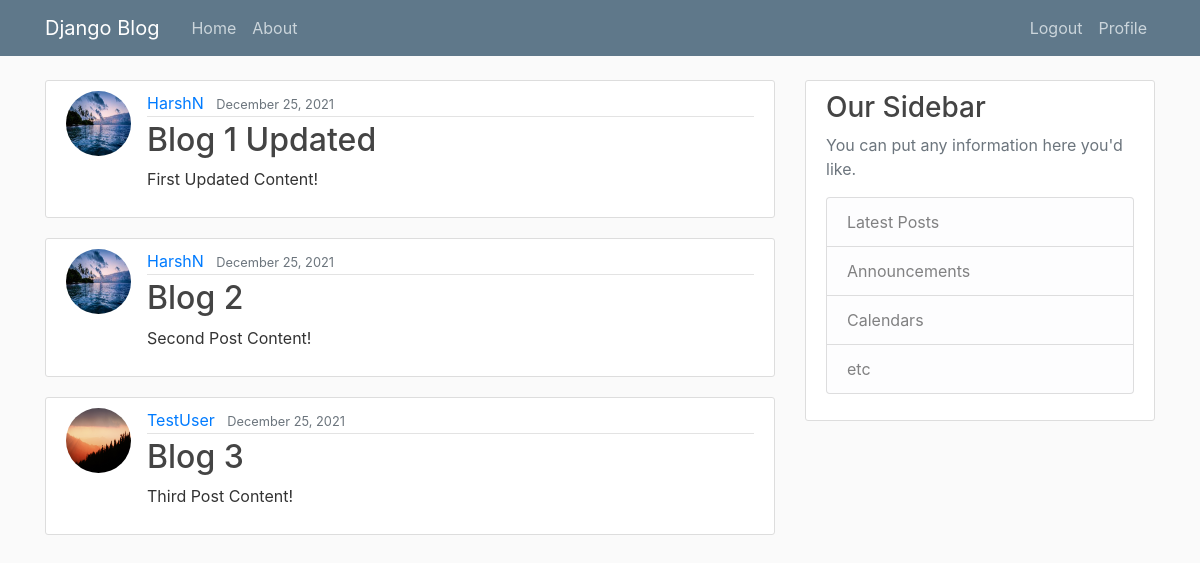
The app's page / (signed in) with its own data.
### blog/models.py (models this page shows, shortened)
class Post(models.Model):
    title = models.CharField(max_length=100)
    content = models.TextField()
    date_posted = models.DateTimeField(default=timezone.now)
    author = models.ForeignKey(User, on_delete=models.CASCADE) # If user is deleted, then delete the post as well - but NOT vice versa

### users/models.py (models this page shows, shortened)
class Profile(models.Model):
    user = models.OneToOneField(User, on_delete=models.CASCADE)
    image = models.ImageField(default='default.jpg', upload_to='profile_pics')

### blog/views.py (the view)
# urls.py: path('', views.home, name='blog-home'),
def home(request):
    context = {
        'posts': Post.objects.all()
    }
    return render(request, 'blog/home.html', context)

### blog/templates/blog/home.html
{% extends "blog/base.html" %}
{% block content %}
    {% for post in posts %}
    <article class="media content-section">
        <img class="rounded-circle article-img" src="{{ post.author.profile.image.url }}">
        <div class="media-body">
          <div class="article-metadata">
            <a class="mr-2" href="#">{{ post.author }}</a>
            <small class="text-muted">{{ post.date_posted|date:'F d, Y' }}</small>
          </div>
          <h2><a class="article-title" href="#">{{ post.title }}</a></h2>
          <p class="article-content">{{ post.content }}</p>
        </div>
      </article>
    {% endfor %}
{% endblock content %}

### blog/static/blog/main.css (style rules this page uses)
body { background: #fafafa; color: #333333; margin-top: 5rem; }
h1, h2, h3, h4, h5, h6 { color: #444444; }
.content-section { background: #ffffff; padding: 10px 20px; border: 1px solid #dddddd; border-radius: 3px; margin-bottom: 20px; }
.article-title { color: #444444; }
.article-content { white-space: pre-line; }
.article-img { height: 65px; width: 65px; margin-right: 16px; }
.article-metadata { padding-bottom: 1px; margin-bottom: 4px; border-bottom: 1px solid #e3e3e3 }

### records on screen
Post: author.profile.image (picture), author "HarshN", date_posted "December 25, 2021", title "Blog 1 Updated", content "First Updated Content!"
Post: author.profile.image (picture), author "HarshN", date_posted "December 25, 2021", title "Blog 2", content "Second Post Content!"
Post: author.profile.image (placeholder picture), author "TestUser", date_posted "December 25, 2021", title "Blog 3", content "Third Post Content!"
